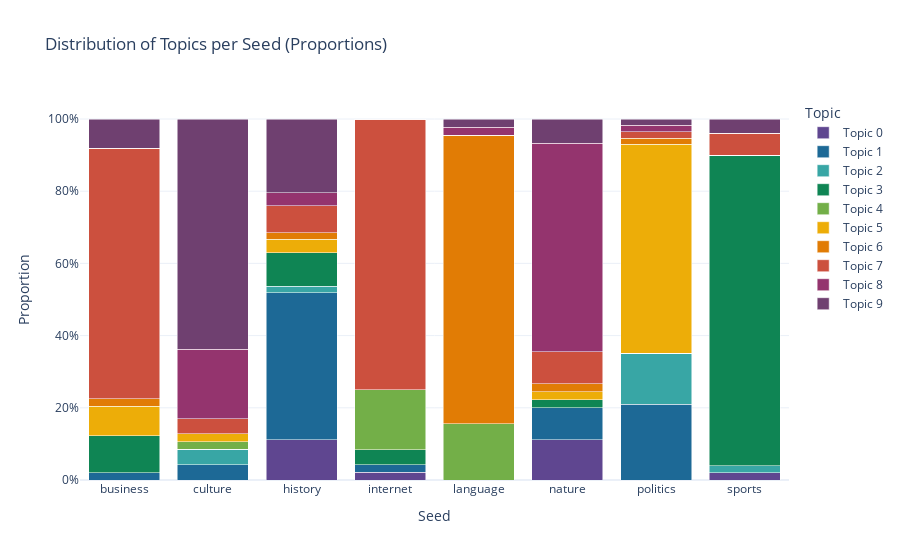

This figure's notebook cell:
### Markdown cell above
### __8.3. Topic Distribution by Seed (Themes)__

Using the original thematic seeds (e.g., “sports”, “internet”, “language”), we assess the model's ability to capture semantic groupings.

- A **stacked bar chart** shows the proportion of each topic per seed
- A **table** summarizes the number of documents assigned to each topic per seed

### Code cell
topics_by_seed = plot_topics_distrib_by_seed(docs_info)
topics_by_seed

### Figure 1 — Plotly figure (JSON) as saved in the notebook; plotly's stock layout.template omitted (floating-point values rounded to 4 significant figures)
{"data": [{"hovertemplate": "Topic=Topic 0<br>Seed=%{x}<br>Proportion=%{y}<extra></extra>", "legendgroup": "Topic 0", "marker": {"color": "rgb(95, 70, 144)", "pattern": {"shape": ""}}, "name": "Topic 0", "orientation": "v", "showlegend": true, "textposition": "auto", "type": "bar", "x": ["business", "culture", "history", "internet", "language", "nature", "politics", "sports"], "xaxis": "x", "y": [0.0, 0.0, 0.1111, 0.02083, 0.0, 0.1111, 0.0, 0.02], "yaxis": "y"}, {"hovertemplate": "Topic=Topic 1<br>Seed=%{x}<br>Proportion=%{y}<extra></extra>", "legendgroup": "Topic 1", "marker": {"color": "rgb(29, 105, 150)", "pattern": {"shape": ""}}, "name": "Topic 1", "orientation": "v", "showlegend": true, "textposition": "auto", "type": "bar", "x": ["business", "culture", "history", "internet", "language", "nature", "politics", "sports"], "xaxis": "x", "y": [0.02041, 0.04255, 0.4074, 0.02083, 0.0, 0.08889, 0.2105, 0.0], "yaxis": "y"}, {"hovertemplate": "Topic=Topic 2<br>Seed=%{x}<br>Proportion=%{y}<extra></extra>", "legendgroup": "Topic 2", "marker": {"color": "rgb(56, 166, 165)", "pattern": {"shape": ""}}, "name": "Topic 2", "orientation": "v", "showlegend": true, "textposition": "auto", "type": "bar", "x": ["business", "culture", "history", "internet", "language", "nature", "politics", "sports"], "xaxis": "x", "y": [0.0, 0.04255, 0.01852, 0.0, 0.0, 0.0, 0.1404, 0.02], "yaxis": "y"}, {"hovertemplate": "Topic=Topic 3<br>Seed=%{x}<br>Proportion=%{y}<extra></extra>", "legendgroup": "Topic 3", "marker": {"color": "rgb(15, 133, 84)", "pattern": {"shape": ""}}, "name": "Topic 3", "orientation": "v", "showlegend": true, "textposition": "auto", "type": "bar", "x": ["business", "culture", "history", "internet", "language", "nature", "politics", "sports"], "xaxis": "x", "y": [0.102, 0.0, 0.09259, 0.04167, 0.0, 0.02222, 0.0, 0.86], "yaxis": "y"}, {"hovertemplate": "Topic=Topic 4<br>Seed=%{x}<br>Proportion=%{y}<extra></extra>", "legendgroup": "Topic 4", "marker": {"color": "rgb(115, 175, 72)", "pattern": {"shape": ""}}, "name": "Topic 4", "orientation": "v", "showlegend": true, "textposition": "auto", "type": "bar", "x": ["business", "culture", "history", "internet", "language", "nature", "politics", "sports"], "xaxis": "x", "y": [0.0, 0.02128, 0.0, 0.1667, 0.1556, 0.0, 0.0, 0.0], "yaxis": "y"}, {"hovertemplate": "Topic=Topic 5<br>Seed=%{x}<br>Proportion=%{y}<extra></extra>", "legendgroup": "Topic 5", "marker": {"color": "rgb(237, 173, 8)", "pattern": {"shape": ""}}, "name": "Topic 5", "orientation": "v", "showlegend": true, "textposition": "auto", "type": "bar", "x": ["business", "culture", "history", "internet", "language", "nature", "politics", "sports"], "xaxis": "x", "y": [0.08163, 0.02128, 0.03704, 0.0, 0.0, 0.02222, 0.5789, 0.0], "yaxis": "y"}, {"hovertemplate": "Topic=Topic 6<br>Seed=%{x}<br>Proportion=%{y}<extra></extra>", "legendgroup": "Topic 6", "marker": {"color": "rgb(225, 124, 5)", "pattern": {"shape": ""}}, "name": "Topic 6", "orientation": "v", "showlegend": true, "textposition": "auto", "type": "bar", "x": ["business", "culture", "history", "internet", "language", "nature", "politics", "sports"], "xaxis": "x", "y": [0.02041, 0.0, 0.01852, 0.0, 0.8, 0.02222, 0.01754, 0.0], "yaxis": "y"}, {"hovertemplate": "Topic=Topic 7<br>Seed=%{x}<br>Proportion=%{y}<extra></extra>", "legendgroup": "Topic 7", "marker": {"color": "rgb(204, 80, 62)", "pattern": {"shape": ""}}, "name": "Topic 7", "orientation": "v", "showlegend": true, "textposition": "auto", "type": "bar", "x": ["business", "culture", "history", "internet", "language", "nature", "politics", "sports"], "xaxis": "x", "y": [0.6939, 0.04255, 0.07407, 0.75, 0.0, 0.08889, 0.01754, 0.06], "yaxis": "y"}, {"hovertemplate": "Topic=Topic 8<br>Seed=%{x}<br>Proportion=%{y}<extra></extra>", "legendgroup": "Topic 8", "marker": {"color": "rgb(148, 52, 110)", "pattern": {"shape": ""}}, "name": "Topic 8", "orientation": "v", "showlegend": true, "textposition": "auto", "type": "bar", "x": ["business", "culture", "history", "internet", "language", "nature", "politics", "sports"], "xaxis": "x", "y": [0.0, 0.1915, 0.03704, 0.0, 0.02222, 0.5778, 0.01754, 0.0], "yaxis": "y"}, {"hovertemplate": "Topic=Topic 9<br>Seed=%{x}<br>Proportion=%{y}<extra></extra>", "legendgroup": "Topic 9", "marker": {"color": "rgb(111, 64, 112)", "pattern": {"shape": ""}}, "name": "Topic 9", "orientation": "v", "showlegend": true, "textposition": "auto", "type": "bar", "x": ["business", "culture", "history", "internet", "language", "nature", "politics", "sports"], "xaxis": "x", "y": [0.08163, 0.6383, 0.2037, 0.0, 0.02222, 0.06667, 0.01754, 0.04], "yaxis": "y"}], "layout": {"barmode": "stack", "legend": {"title": {"text": "Topic"}, "tracegroupgap": 0}, "title": {"text": "Distribution of Topics per Seed (Proportions)"}, "xaxis": {"anchor": "y", "domain": [0, 1], "title": {"text": "Seed"}}, "yaxis": {"anchor": "x", "domain": [0, 1], "tickformat": ".0%", "title": {"text": "Proportion"}}}}
